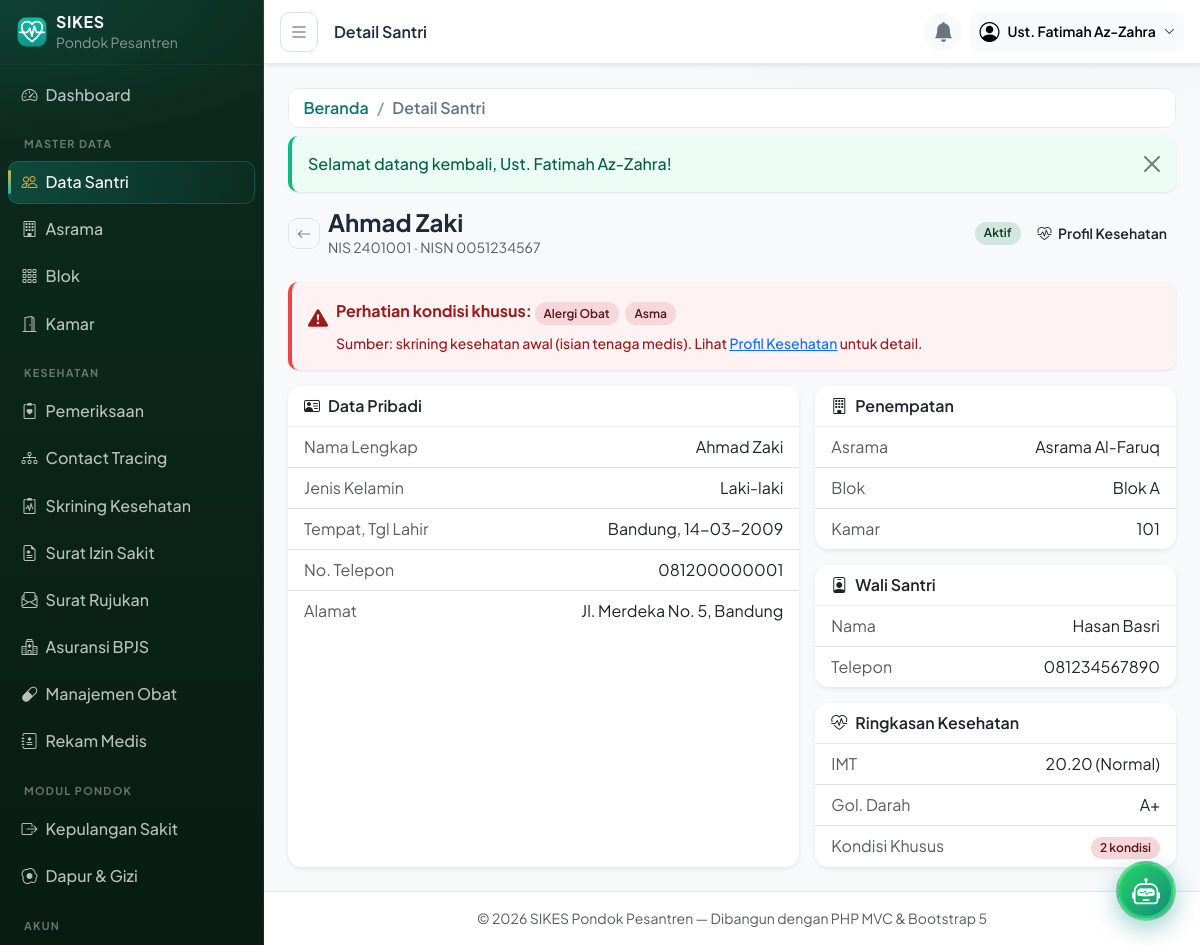
Page /santri/1 (signed in) on the committed database.
### tables this page shows
CREATE TABLE santri (
  id            INT UNSIGNED AUTO_INCREMENT PRIMARY KEY,
  nis           VARCHAR(20) NOT NULL UNIQUE,
  nisn          VARCHAR(15) DEFAULT NULL UNIQUE,
  nama          VARCHAR(100) NOT NULL,
  jenis_kelamin ENUM('L','P') NOT NULL,
  tempat_lahir  VARCHAR(100) DEFAULT NULL,
  tanggal_lahir DATE DEFAULT NULL,
  alamat        VARCHAR(255) DEFAULT NULL,
  no_telepon    VARCHAR(20) DEFAULT NULL,
  wali_id       INT UNSIGNED DEFAULT NULL,
  kamar_id      INT UNSIGNED DEFAULT NULL COMMENT 'NULL = belum ditempatkan',
  status        ENUM('aktif','nonaktif') NOT NULL DEFAULT 'aktif',
  created_at    TIMESTAMP NOT NULL DEFAULT CURRENT_TIMESTAMP,
  updated_at    TIMESTAMP NOT NULL DEFAULT CURRENT_TIMESTAMP ON UPDATE CURRENT_TIMESTAMP,
  INDEX idx_santri_nama (nama),
  INDEX idx_santri_status (status),
  CONSTRAINT fk_santri_wali FOREIGN KEY (wali_id) REFERENCES wali_santri (id)
    ON DELETE SET NULL ON UPDATE CASCADE,
  CONSTRAINT fk_santri_kamar FOREIGN KEY (kamar_id) REFERENCES kamar (id)
    ON DELETE SET NULL ON UPDATE CASCADE
);

CREATE TABLE asrama (
  id         INT UNSIGNED AUTO_INCREMENT PRIMARY KEY,
  nama       VARCHAR(100) NOT NULL,
  jenis      ENUM('putra','putri') NOT NULL,
  lokasi     VARCHAR(150) DEFAULT NULL,
  keterangan VARCHAR(255) DEFAULT NULL,
  created_at TIMESTAMP NOT NULL DEFAULT CURRENT_TIMESTAMP,
  updated_at TIMESTAMP NOT NULL DEFAULT CURRENT_TIMESTAMP ON UPDATE CURRENT_TIMESTAMP
);

CREATE TABLE blok (
  id         INT UNSIGNED AUTO_INCREMENT PRIMARY KEY,
  asrama_id  INT UNSIGNED NOT NULL,
  nama       VARCHAR(100) NOT NULL,
  keterangan VARCHAR(255) DEFAULT NULL,
  created_at TIMESTAMP NOT NULL DEFAULT CURRENT_TIMESTAMP,
  updated_at TIMESTAMP NOT NULL DEFAULT CURRENT_TIMESTAMP ON UPDATE CURRENT_TIMESTAMP,
  UNIQUE KEY uq_blok (asrama_id, nama),
  CONSTRAINT fk_blok_asrama FOREIGN KEY (asrama_id) REFERENCES asrama (id)
    ON DELETE RESTRICT ON UPDATE CASCADE
);

CREATE TABLE kamar (
  id         INT UNSIGNED AUTO_INCREMENT PRIMARY KEY,
  blok_id    INT UNSIGNED NOT NULL,
  nama       VARCHAR(50)  NOT NULL,
  kapasitas  INT UNSIGNED NOT NULL DEFAULT 8,
  created_at TIMESTAMP NOT NULL DEFAULT CURRENT_TIMESTAMP,
  updated_at TIMESTAMP NOT NULL DEFAULT CURRENT_TIMESTAMP ON UPDATE CURRENT_TIMESTAMP,
  UNIQUE KEY uq_kamar (blok_id, nama),
  CONSTRAINT fk_kamar_blok FOREIGN KEY (blok_id) REFERENCES blok (id)
    ON DELETE RESTRICT ON UPDATE CASCADE
);

CREATE TABLE wali_santri (
  id         INT UNSIGNED AUTO_INCREMENT PRIMARY KEY,
  nama       VARCHAR(100) NOT NULL,
  no_telepon VARCHAR(20)  NOT NULL,
  pekerjaan  VARCHAR(100) DEFAULT NULL,
  alamat     VARCHAR(255) DEFAULT NULL,
  created_at TIMESTAMP NOT NULL DEFAULT CURRENT_TIMESTAMP,
  updated_at TIMESTAMP NOT NULL DEFAULT CURRENT_TIMESTAMP ON UPDATE CURRENT_TIMESTAMP
);

CREATE TABLE skrining_kesehatan (
  id                      INT UNSIGNED AUTO_INCREMENT PRIMARY KEY,
  santri_id               INT UNSIGNED NOT NULL,
  tanggal_skrining        DATE NOT NULL,
  riwayat_penyakit_bawaan ENUM('tidak','ya') NOT NULL DEFAULT 'tidak',
  riwayat_bawaan_ket      VARCHAR(255) DEFAULT NULL,
  alergi_obat             ENUM('tidak','ya') NOT NULL DEFAULT 'tidak',
  alergi_obat_ket         VARCHAR(255) DEFAULT NULL,
  alergi_makanan          ENUM('tidak','ya') NOT NULL DEFAULT 'tidak',
  alergi_makanan_ket      VARCHAR(255) DEFAULT NULL,
  asma                    ENUM('tidak','ya') NOT NULL DEFAULT 'tidak',
  asma_ket                VARCHAR(255) DEFAULT NULL,
  epilepsi                ENUM('tidak','ya') NOT NULL DEFAULT 'tidak',
  epilepsi_ket            VARCHAR(255) DEFAULT NULL,
  penyakit_lain           ENUM('tidak','ya') NOT NULL DEFAULT 'tidak',
  penyakit_lain_ket       VARCHAR(255) DEFAULT NULL,
  tinggi_cm               DECIMAL(5,2) DEFAULT NULL,
  berat_kg                DECIMAL(5,2) DEFAULT NULL,
  imt                     DECIMAL(4,2) DEFAULT NULL,
  kategori_imt            VARCHAR(30)  DEFAULT NULL,
  golongan_darah          ENUM('A','B','AB','O','-') NOT NULL DEFAULT '-',
  rhesus                  ENUM('positif','negatif','-') NOT NULL DEFAULT '-',
  buta_warna              ENUM('belum','normal','kelainan') NOT NULL DEFAULT 'belum',
  buta_warna_ket          VARCHAR(255) DEFAULT NULL,
  gigi_status             ENUM('belum','baik','perlu_perawatan','perlu_rujukan') NOT NULL DEFAULT 'belum',
  gigi_ket                VARCHAR(255) DEFAULT NULL,
  fisik_status            ENUM('belum','sehat','ada_keluhan','perlu_rujukan') NOT NULL DEFAULT 'belum',
  fisik_ket               VARCHAR(255) DEFAULT NULL,
  catatan_medis           TEXT DEFAULT NULL,
  petugas_id              INT UNSIGNED DEFAULT NULL,
  created_at              TIMESTAMP NOT NULL DEFAULT CURRENT_TIMESTAMP,
  updated_at              TIMESTAMP NOT NULL DEFAULT CURRENT_TIMESTAMP ON UPDATE CURRENT_TIMESTAMP,
  UNIQUE KEY uq_skrining_santri (santri_id),
  CONSTRAINT fk_skrining_santri FOREIGN KEY (santri_id) REFERENCES santri (id)
    ON DELETE CASCADE ON UPDATE CASCADE,
  CONSTRAINT fk_skrining_petugas FOREIGN KEY (petugas_id) REFERENCES users (id)
    ON DELETE SET NULL ON UPDATE CASCADE
);

### app/views/santri/show.php (the view, shortened to what the rows shown need)
<div class="d-flex align-items-center gap-2 mb-4">
    <a href="<?= base_url('/santri') ?>" class="btn btn-outline-secondary btn-sm"><i class="bi bi-arrow-left"></i></a>
    <div class="flex-grow-1">
        <h1 class="h4 fw-bold mb-0"><?= e($item['nama']) ?></h1>
        <p class="text-muted small mb-0">NIS <?= e($item['nis']) ?><?= $item['nisn'] ? ' · NISN ' . e($item['nisn']) : '' ?></p>
    </div>
    <span class="badge bg-<?= $item['status'] === 'aktif' ? 'success' : 'secondary' ?>-subtle
                  text-<?= $item['status'] === 'aktif' ? 'success' : 'secondary' ?>-emphasis">
        <?= e(ucfirst($item['status'])) ?>
    </span>
    <?php if (Auth::hasPermission('pemeriksaan.view')): ?>
        <?php if ($skrining): ?>
        <a href="<?= base_url('/skrining/' . $skrining['id']) ?>" class="btn btn-outline-brand btn-sm">
            <i class="bi bi-heart-pulse me-1"></i> Profil Kesehatan
        </a>
        <?php elseif (Auth::hasPermission('pemeriksaan.create')): ?>
        <a href="<?= base_url('/skrining/create?santri_id=' . $item['id']) ?>" class="btn btn-outline-brand btn-sm">
            <i class="bi bi-plus-circle me-1"></i> Input Skrining
        </a>
        <?php endif; ?>
    <?php endif; ?>
</div>
<?php require ROOT_PATH . '/app/views/partials/flash.php'; ?>
<?php if (Auth::hasPermission('pemeriksaan.view') && $skriningWarnings): ?>
<div class="alert alert-danger d-flex align-items-start gap-2">
    <i class="bi bi-exclamation-triangle-fill mt-1 fs-5"></i>
    <div>
        <strong>Perhatian kondisi khusus:</strong>
        <?php foreach ($skriningWarnings as $i => $w): ?><?= $i > 0 ? '' : '' ?>
            <span class="badge bg-danger-subtle text-danger-emphasis me-1 mt-1"><?= e($w) ?></span>
        <?php endforeach; ?>
        <div class="small mt-2">Sumber: skrining kesehatan awal (isian tenaga medis). Lihat <a href="<?= base_url('/skrining/' . $skrining['id']) ?>">Profil Kesehatan</a> untuk detail.</div>
    </div>
</div>
<?php endif; ?>
<div class="row g-3">
    <div class="col-lg-7">
        <div class="card border-0 shadow-sm h-100">
            <div class="card-header bg-white fw-semibold"><i class="bi bi-person-vcard me-2"></i>Data Pribadi</div>
            <ul class="list-group list-group-flush">
                <li class="list-group-item d-flex justify-content-between"><span class="text-muted">Nama Lengkap</span><span><?= e($item['nama']) ?></span></li>
                <li class="list-group-item d-flex justify-content-between"><span class="text-muted">Jenis Kelamin</span><span><?= $item['jenis_kelamin'] === 'L' ? 'Laki-laki' : 'Perempuan' ?></span></li>
                <li class="list-group-item d-flex justify-content-between"><span class="text-muted">Tempat, Tgl Lahir</span><span><?= e($item['tempat_lahir'] ?? '-') ?>, <?= $item['tanggal_lahir'] ? e(date('d-m-Y', strtotime($item['tanggal_lahir']))) : '-' ?></span></li>
                <li class="list-group-item d-flex justify-content-between"><span class="text-muted">No. Telepon</span><span><?= e($item['no_telepon'] ?? '-') ?></span></li>
                <li class="list-group-item d-flex justify-content-between"><span class="text-muted">Alamat</span><span class="text-end"><?= e($item['alamat'] ?? '-') ?></span></li>
            </ul>
        </div>
    </div>
    <div class="col-lg-5">
        <div class="card border-0 shadow-sm mb-3">
            <div class="card-header bg-white fw-semibold"><i class="bi bi-building me-2"></i>Penempatan</div>
            <ul class="list-group list-group-flush">
                <li class="list-group-item d-flex justify-content-between"><span class="text-muted">Asrama</span><span><?= e($item['asrama_nama'] ?? '-') ?></span></li>
                <li class="list-group-item d-flex justify-content-between"><span class="text-muted">Blok</span><span><?= e($item['blok_nama'] ?? '-') ?></span></li>
                <li class="list-group-item d-flex justify-content-between"><span class="text-muted">Kamar</span><span><?= e($item['kamar_nama'] ?? 'Belum ditempatkan') ?></span></li>
            </ul>
        </div>
        <div class="card border-0 shadow-sm mb-3">
            <div class="card-header bg-white fw-semibold"><i class="bi bi-person-badge me-2"></i>Wali Santri</div>
            <ul class="list-group list-group-flush">
                <li class="list-group-item d-flex justify-content-between"><span class="text-muted">Nama</span><span><?= e($item['wali_nama'] ?? '-') ?></span></li>
                <li class="list-group-item d-flex justify-content-between"><span class="text-muted">Telepon</span><span><?= e($item['wali_telepon'] ?? '-') ?></span></li>
            </ul>
        </div>
        <?php if (Auth::hasPermission('pemeriksaan.view') && $skrining): ?>
        <div class="card border-0 shadow-sm">
            <div class="card-header bg-white fw-semibold"><i class="bi bi-heart-pulse me-2"></i>Ringkasan Kesehatan</div>
            <ul class="list-group list-group-flush">
                <li class="list-group-item d-flex justify-content-between">
                    <span class="text-muted">IMT</span>
                    <span><?= $skrining['imt'] !== null ? e((string) $skrining['imt']) . ' (' . e($skrining['kategori_imt'] ?? '-') . ')' : '-' ?></span>
                </li>
                <li class="list-group-item d-flex justify-content-between">
                    <span class="text-muted">Gol. Darah</span>
                    <span><?= $skrining['golongan_darah'] !== '-' ? e($skrining['golongan_darah']) . ($skrining['rhesus'] !== '-' ? e($skrining['rhesus'] === 'positif' ? '+' : '-') : '') : '-' ?></span>
                </li>
                <li class="list-group-item d-flex justify-content-between">
                    <span class="text-muted">Kondisi Khusus</span>
                    <span>
                        <?php if ($skriningWarnings): ?>
                            <span class="badge bg-danger-subtle text-danger-emphasis"><?= count($skriningWarnings) ?> kondisi</span>
                        <?php else: ?>
                            <span class="badge bg-success-subtle text-success-emphasis">Tidak ada</span>
                        <?php endif; ?>
                    </span>
                </li>
            </ul>
        </div>
        <?php endif; ?>
    </div>
</div>

### app/core/Router.php (shortened to what the rows shown need)
<?php
class Router
{
    private array $routes = [];
    private function add(string $method, string $path, string $handler, ?string $permission): void
    {
        $this->routes[] = compact('method', 'path', 'handler', 'permission');
    }
    public function dispatch(): void
    {
        $httpMethod = strtoupper($_SERVER['REQUEST_METHOD']);
        $uri        = current_path();
        foreach ($this->routes as $route) {
            if ($route['method'] !== $httpMethod) {
                continue;
            }
            if (preg_match($this->toRegex($route['path']), $uri, $matches)) {
                $params = array_values(array_filter($matches, 'is_string', ARRAY_FILTER_USE_KEY));
                $this->invoke($route['handler'], $params);
                return;
            }
        }
    }
    private function toRegex(string $path): string
    {
        $regex = preg_replace('#\{([a-zA-Z_][a-zA-Z0-9_]*)\}#', '(?<$1>[a-zA-Z0-9_-]+)', $path);
        return '#^' . $regex . '$#';
    }
    private function invoke(string $handler, array $params): void
    {
        [$controllerName, $action] = explode('@', $handler);
        (new $class())->{$action}(...$params);
    }
}

### rows in the picture
santri: nama "Ahmad Zaki", nis "2401001", nisn "0051234567", status "Aktif", tempat_lahir "Bandung", tanggal_lahir "14-03-2009", no_telepon "081200000001", alamat "Jl. Merdeka No. 5, Bandung", asrama.nama "Asrama Al-Faruq", blok.nama "Blok A", kamar.nama "101", wali.nama "Hasan Basri", wali.no_telepon "081234567890"
skrining_kesehatan: imt "20.20", kategori_imt "Normal", golongan_darah "A", rhesus "+"

### other values in the picture
$bcItem['label'] "Beranda"
$bcItem['label'] "Detail Santri"
$message "Selamat datang kembali, Ust. Fatimah Az-Zahra!"
$w "Alergi Obat"
$w "Asma"
